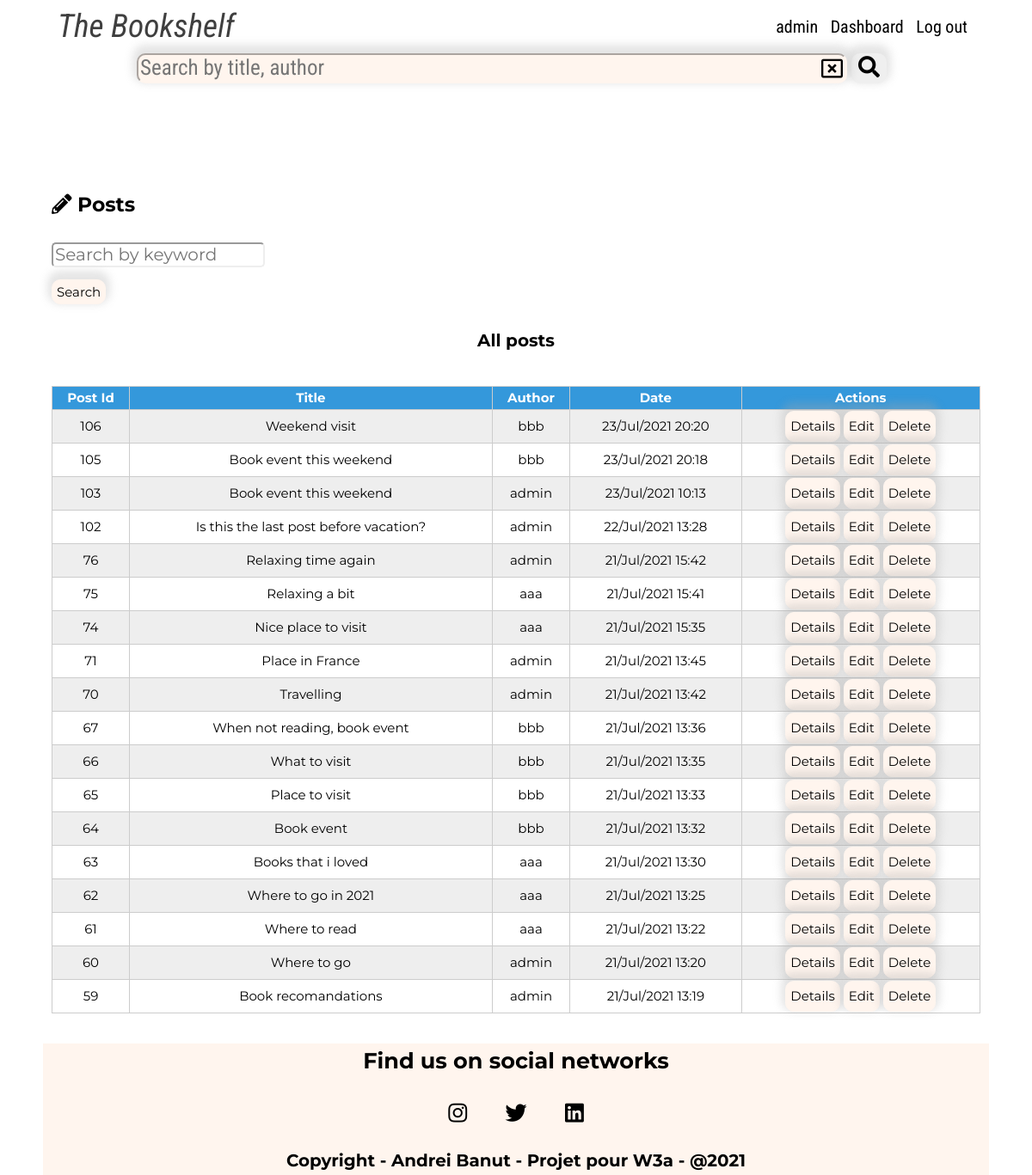
Screenshot of /admin-posts.php (signed in) with the database file from the repository.
### tables this page shows
CREATE TABLE IF NOT EXISTS `posts` (
  `id` int(11) NOT NULL AUTO_INCREMENT,
  `title` varchar(250) NOT NULL,
  `content` text,
  `picture` varchar(250) DEFAULT NULL,
  `created_at` timestamp NULL DEFAULT CURRENT_TIMESTAMP,
  `edited_at` timestamp NULL DEFAULT CURRENT_TIMESTAMP,
  `user_id` int(11) NOT NULL,
  PRIMARY KEY (`id`),
  KEY `user_id` (`user_id`)
);

CREATE TABLE IF NOT EXISTS `users` (
  `id` int(11) NOT NULL AUTO_INCREMENT,
  `nickname` varchar(50) NOT NULL,
  `first_name` varchar(50) NOT NULL,
  `last_name` varchar(50) NOT NULL,
  `email` varchar(250) NOT NULL,
  `password` varchar(250) NOT NULL,
  `created_at` timestamp NULL DEFAULT CURRENT_TIMESTAMP,
  `role_id` int(11) NOT NULL DEFAULT '1',
  PRIMARY KEY (`id`),
  UNIQUE KEY `pseudo` (`nickname`),
  UNIQUE KEY `email` (`email`),
  KEY `role_id` (`role_id`)
);

### admin-posts.php (called while the page is built, shortened)
<?php
require 'lib/conf.php';
if ($_SERVER['REQUEST_METHOD'] === 'GET')
{
    $sql = 'SELECT posts.id AS post_id, title, posts.created_at, posts.user_id, users.id, nickname
            FROM posts
            INNER JOIN users ON users.id = posts.user_id
            ORDER BY posts.created_at DESC';
    try {
        $q = $pdo->query($sql);
        $posts = $q->fetchAll();
    } catch (PDOException $e) {
        echo $e->getMessage();
        die;
    }
}  if($_SERVER['REQUEST_METHOD'] === 'POST') {
    if (array_key_exists('post_search', $_POST) && !empty($_POST['post_search'])) {
        $search_term = $_POST['post_search'];
        $q = $pdo->prepare(
            'SELECT posts.id AS post_id, title, posts.created_at, posts.user_id, users.id, nickname
            FROM posts
            INNER JOIN users ON users.id = posts.user_id
            WHERE title like :keyword
            ORDER BY posts.created_at DESC'
        );
        try {
        $q->execute([':keyword' => '%'.$search_term.'%']);
        $posts = $q->fetchAll();
        } catch (PDOException $e) {
            echo $e->getMessage();
            die;
        }
    } else {
            $_SESSION['info'] = "<p class=\"php-notifications php-error\">No posts</p>";
    }
}
require 'views-admin/admin-posts.phtml';
?>

### views-admin/admin-posts.phtml (the view, shortened to what this page needs)
<?php require 'partials/head.php'; ?>
<body>
  <header class="header">
    <?php require 'partials/navbar.php'; ?>
  </header>
  <div class="container">
    <div class="admin-posts-wrapper">
      <div class="admin-posts-logo">
        <div class="text-left">
          <h3><i class="fas fa-pencil-alt"></i> Posts</h3>
        </div>
      </div>
      <section>
        <div>
          <div class="admin-posts-searchbar">
            <form action="admin-posts.php" method="post">
              <input type="text" name="post_search" placeholder="Search by keyword">
              <div class="admin-search-posts">
                <button class="btn btn-read" id="admin-searchposts-btn">Search</button>
              </div>
            </form>
          </div>
        </div>
      </section>
      <section id="posts">
        <div class="admin-latest-posts d-flex flex-col justify-center">
          <div class="admin-latest-posts-header">
            <h4 class="text-center">All posts</h4>
          </div>
          <table class="text-center admin-table" id="table-admin-all-posts">
            <thead>
              <tr>
                <th>Post Id</th>
                <th>Title</th>
                <th>Author</th>
                <th>Date</th>
                <th>Actions</th>
              </tr>
            </thead>
            <tbody>
              <?php if(!empty($posts)) {?>
              <?php foreach($posts as $post): ?>
              <tr>
                <td><?= htmlspecialchars($post['post_id']) ?></td>
                <td><?= htmlspecialchars($post['title']) ?></td>
                <td><?= htmlspecialchars($post['nickname']) ?></td>
                <td><?= date_create($post['created_at'])->format('d/M/Y H:i') ?></td>
                <td>
                  <a href="post-details.php?id=<?= $post['post_id'] ?>" class="btn btn-read">Details</a>
                  <a href="admin-editpost.php?id=<?= $post['post_id'] ?>" class="btn btn-edit">Edit</a>
                  <a href="admin-deletepost.php?id=<?= $post['post_id'] ?>" class="btn btn-quit">Delete</a>
                </td>
              </tr>
              <?php endforeach; ?>
              <?php  } else {?>
              <?php } ?>
            </tbody>
          </table>
        </div>
      </section>
    </div>
  </div>
  <footer>
    <?php require 'partials/footer.php'; ?>
  </footer>
</body>
</html>

### css/style.css (style rules this page uses)
* { box-sizing: border-box; }
html { font-size: 62.5%; }
:root { --primaryFontSize: 2rem; --bigFontSize: 2.5rem; --mediumFontSize: 1.7rem; --smallFontSize: 1.5rem; --primaryFontFamily: "Montserrat", sans-serif; --secondaryFontFamily: "Roboto Condensed", sans-serif; --white: #fff; --black: #000; --post-title: #e81939; --bgcprimary: #ffffff; --bgcsecondary: #fffafa; --bgcbutton: #fff5ee; --read: #1e90ff; --edit: #624213; --quit: #ff0000; --validate: #008000; --shadowsm: 0px -5px 10px 5px rgba(169, 169, 169, 0.2); --shadowmd: 0px -5px 10px 5px rgba(169, 169, 169, 0.3); --shadowlg: 0px -5px 10px 5px rgba(169, 169, 169, 0.4); --shadowxl: 0px -5px 10px 5px rgba(169, 169, 169, 0.5); }
body { background-color: var(--bgcprimary); font-size: var(--primaryFontSize); line-height: 1.6; font-family: var(--primaryFontFamily); }
.container { width: 1100px; max-width: 100%; margin: 0 auto; }
a { text-decoration: none; color: inherit; }
.text-center { text-align: center; }
.text-left { text-align: left; }
.btn { display: inline-block; padding: 0.5rem; border-radius: 1rem; font-size: var(--smallFontSize); }
.btn-read, .btn-edit, .btn-quit, .btn-validate, #btn-register { background-color: var(--bgcbutton); border: 1px solid var(--bgcbutton); box-shadow: var(--shadowmd); }
.d-flex { display: flex; }
.flex-col { flex-direction: column; }
.justify-center { justify-content: center; }
.header { margin-top: 1rem; margin-bottom: 1rem; font-family: var(--secondaryFontFamily); position: sticky; top: 0; z-index: 999; background-color: var(--white); }
footer { margin-top: 2.5rem; font-size: var(--mediumFontSize); }
.admin-dashboard-wrapper, .admin-posts-wrapper, .admin-users-wrapper, .addpost-wrapper, .wrapper-adduser { margin: 3rem 1rem 2rem 1rem; }
.user-table, .admin-table { border-collapse: collapse; margin: 1rem 0; }
tr:nth-of-type(odd) { background: #eee; }
th { background: #3498db; color: var(--white); }
td, th { padding: 1px; border: 1px solid #ccc; font-size: var(--smallFontSize); }
.admin-posts-searchbar input, .admin-users-searchbar input { border-radius: 5px; border-color: inherit; }
.admin-search-posts, .admin-search-users { margin-top: 1rem; }

### rows the page displays
posts: id "106", title "Weekend visit", user.nickname "bbb", created_at "23/Jul/2021 20:20"
posts: id "105", title "Book event this weekend", user.nickname "bbb", created_at "23/Jul/2021 20:18"
posts: id "103", title "Book event this weekend", user.nickname "admin", created_at "23/Jul/2021 10:13"
posts: id "102", title "Is this the last post before vacation?", user.nickname "admin", created_at "22/Jul/2021 13:28"
posts: id "76", title "Relaxing time again", user.nickname "admin", created_at "21/Jul/2021 15:42"
posts: id "75", title "Relaxing a bit", user.nickname "aaa", created_at "21/Jul/2021 15:41"
posts: id "74", title "Nice place to visit", user.nickname "aaa", created_at "21/Jul/2021 15:35"
posts: id "71", title "Place in France", user.nickname "admin", created_at "21/Jul/2021 13:45"
posts: id "70", title "Travelling", user.nickname "admin", created_at "21/Jul/2021 13:42"
posts: id "67", title "When not reading, book event", user.nickname "bbb", created_at "21/Jul/2021 13:36"
posts: id "66", title "What to visit", user.nickname "bbb", created_at "21/Jul/2021 13:35"
posts: id "65", title "Place to visit", user.nickname "bbb", created_at "21/Jul/2021 13:33"
posts: id "64", title "Book event", user.nickname "bbb", created_at "21/Jul/2021 13:32"
posts: id "63", title "Books that i loved", user.nickname "aaa", created_at "21/Jul/2021 13:30"
posts: id "62", title "Where to go in 2021", user.nickname "aaa", created_at "21/Jul/2021 13:25"
posts: id "61", title "Where to read", user.nickname "aaa", created_at "21/Jul/2021 13:22"
posts: id "60", title "Where to go", user.nickname "admin", created_at "21/Jul/2021 13:20"
posts: id "59", title "Book recomandations", user.nickname "admin", created_at "21/Jul/2021 13:19"

### other values shown
Session::getUserConnected() "admin"
